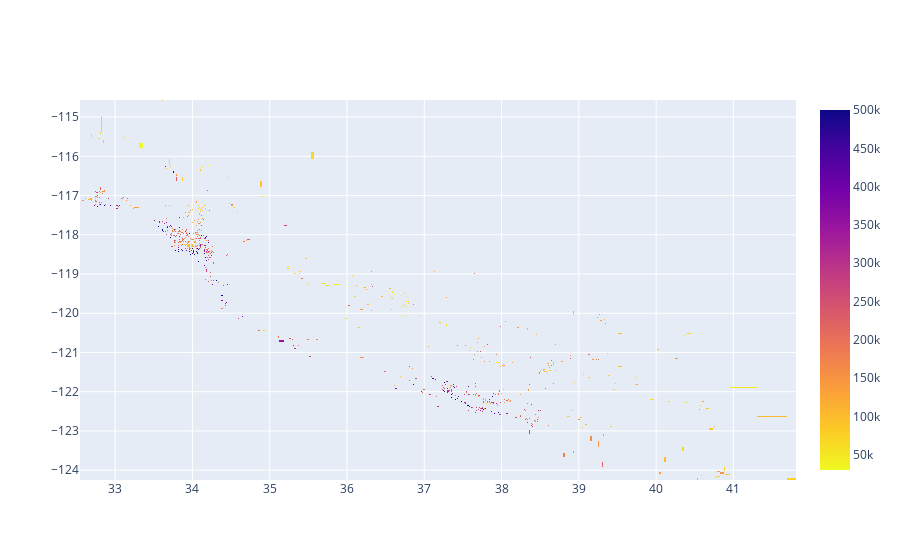

This figure's notebook cell:
### Markdown cell above
## Categorize house values by location

### Code cell
trace =  go.Heatmap(z = df['median_house_value'], y = df['longitude'], x = df['latitude'], reversescale=True)

data = [trace]

offline.iplot(data)

### Figure 1 — Plotly figure (JSON) as saved in the notebook; plotly's stock layout.template omitted (floating-point values rounded to 4 significant figures; data arrays with more than 128 entries replaced by an {"elided": "..."} marker saying what was removed)
{"data": [{"reversescale": true, "type": "heatmap", "x": {"elided": "2064 float values"}, "y": {"elided": "2064 float values"}, "z": {"elided": "2064 int values"}}], "layout": {}}
